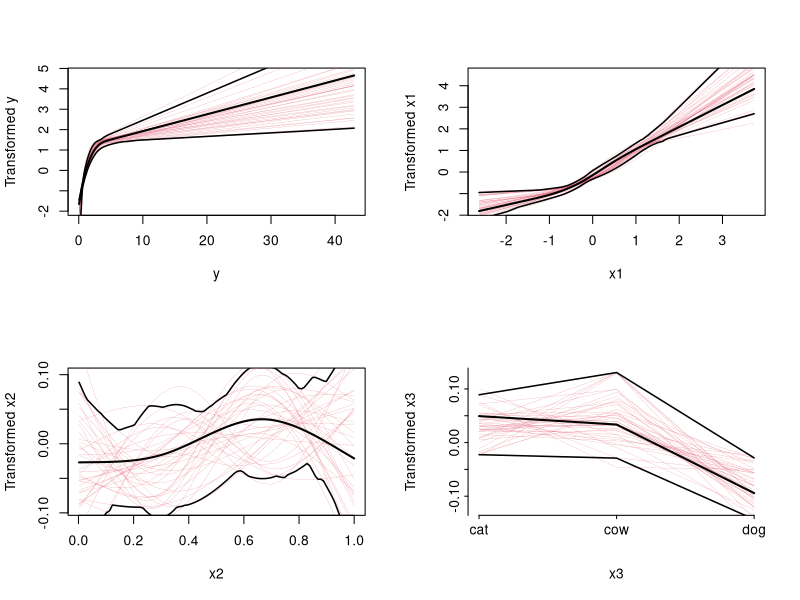
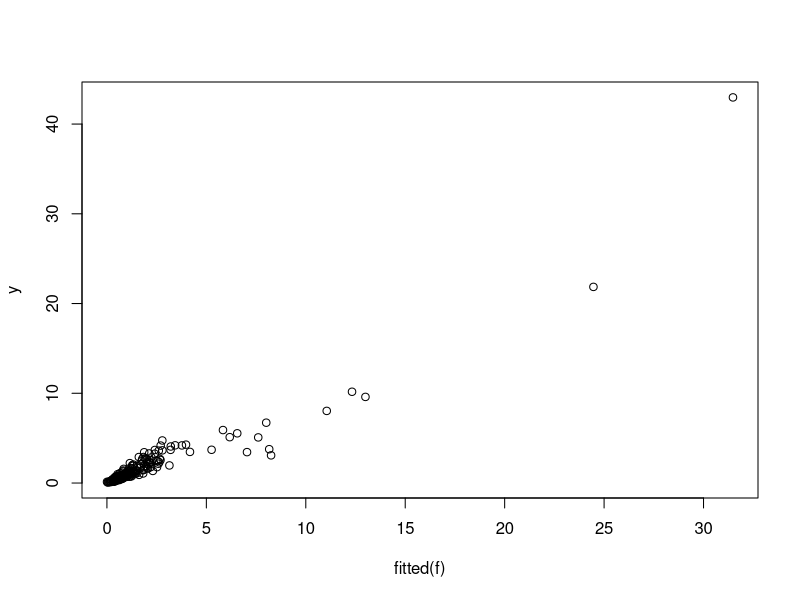

Recreate these plots in R, in order. (Note: this script raises an error after producing the figures.)
library(Hmisc)


### Name: transace
### Title: Additive Regression and Transformations using ace or avas
### Aliases: transace areg.boot print.areg.boot plot.areg.boot
###   predict.areg.boot summary.areg.boot print.summary.areg.boot
###   Function.areg.boot Mean Mean.areg.boot Quantile Quantile.areg.boot
###   monotone smearingEst
### Keywords: nonparametric smooth multivariate nonlinear regression

### ** Examples

# xtrans <- transace(cbind(age,sex,blood.pressure,race.code),
#                    binary='sex', monotonic='age',
#                    categorical='race.code')


# Generate random data from the model y = exp(x1 + epsilon/3) where
# x1 and epsilon are Gaussian(0,1)
set.seed(171)  # to be able to reproduce example
x1 <- rnorm(200)
x2 <- runif(200)  # a variable that is really unrelated to y]
x3 <- factor(sample(c('cat','dog','cow'), 200,TRUE))  # also unrelated to y
y  <- exp(x1 + rnorm(200)/3)
f  <- areg.boot(y ~ x1 + x2 + x3, B=40)
f
plot(f)
# Note that the fitted transformation of y is very nearly log(y)
# (the appropriate one), the transformation of x1 is nearly linear,
# and the transformations of x2 and x3 are essentially flat 
# (specifying monotone(x2) if method='avas' would have resulted
# in a smaller confidence band for x2)


summary(f)


# use summary(f, values=list(x2=c(.2,.5,.8))) for example if you
# want to use nice round values for judging effects


# Plot Y hat vs. Y (this doesn't work if there were NAs)
plot(fitted(f), y)  # or: plot(predict(f,statistic='fitted'), y)


# Show fit of model by varying x1 on the x-axis and creating separate
# panels for x2 and x3.  For x2 using only a few discrete values
newdat <- expand.grid(x1=seq(-2,2,length=100),x2=c(.25,.75),
                      x3=c('cat','dog','cow'))
yhat <- predict(f, newdat, statistic='fitted')  
# statistic='mean' to get estimated mean rather than simple inverse trans.
xYplot(yhat ~ x1 | x2, groups=x3, type='l', data=newdat)


## Not run: 
##D # Another example, on hypothetical data
##D f <- areg.boot(response ~ I(age) + monotone(blood.pressure) + race)
##D # use I(response) to not transform the response variable
##D plot(f, conf.int=.9)
##D # Check distribution of residuals
##D plot(fitted(f), resid(f))
##D qqnorm(resid(f))
##D # Refit this model using ols so that we can draw a nomogram of it.
##D # The nomogram will show the linear predictor, median, mean.
##D # The last two are smearing estimators.
##D Function(f, type='individual')  # create transformation functions
##D f.ols <- ols(.response(response) ~ age + 
##D              .blood.pressure(blood.pressure) + .race(race))
##D # Note: This model is almost exactly the same as f but there
##D # will be very small differences due to interpolation of
##D # transformations
##D meanr <- Mean(f)      # create function of lp computing mean response
##D medr  <- Quantile(f)  # default quantile is .5
##D nomogram(f.ols, fun=list(Mean=meanr,Median=medr))
##D 
##D 
##D # Create S functions that will do the transformations
##D # This is a table look-up with linear interpolation
##D g <- Function(f)
##D plot(blood.pressure, g$blood.pressure(blood.pressure))
##D # produces the central curve in the last plot done by plot(f)
## End(Not run)


# Another simulated example, where y has a log-normal distribution
# with mean x and variance 1.  Untransformed y thus has median
# exp(x) and mean exp(x + .5sigma^2) = exp(x + .5)
# First generate data from the model y = exp(x + epsilon),
# epsilon ~ Gaussian(0, 1)


set.seed(139)
n <- 1000
x <- rnorm(n)
y <- exp(x + rnorm(n))
f <- areg.boot(y ~ x, B=20)
plot(f)       # note log shape for y, linear for x.  Good!
xs <- c(-2, 0, 2)
d <- data.frame(x=xs)
predict(f, d, 'fitted')
predict(f, d, 'median')   # almost same; median residual=-.001
exp(xs)                   # population medians
predict(f, d, 'mean')
exp(xs + .5)              # population means


# Show how smearingEst works
res <- c(-1,0,1)          # define residuals
y <- 1:5
ytrans <- log(y)
ys <- seq(.1,15,length=50)
trans.approx <- list(x=log(ys), y=ys)
options(digits=4)
smearingEst(ytrans, exp, res, 'fitted')          # ignores res
smearingEst(ytrans, trans.approx, res, 'fitted') # ignores res 
smearingEst(ytrans, exp, res, 'median')          # median res=0
smearingEst(ytrans, exp, res+.1, 'median')       # median res=.1
smearingEst(ytrans, trans.approx, res, 'median')
smearingEst(ytrans, exp, res, 'mean')
mean(exp(ytrans[2] + res))                       # should equal 2nd # above
smearingEst(ytrans, trans.approx, res, 'mean')
smearingEst(ytrans, trans.approx, res, mean)
# Last argument can be any statistical function operating
# on a vector that returns a single value
